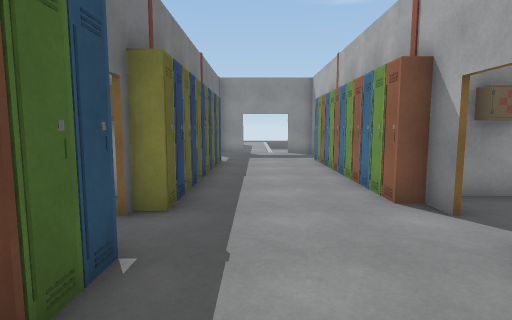
view 1 (above)

20 first-person views from a walk through a scene from a Unity 3-D project. The camera is 1.4 m above the floor, tilts 6° down and sees 80° across. The floor is counted in squares, 1 m on a side. Each view is taken from the middle of a square. On the plan, view 1 faces up. The plan holds only what a view shows up to about 14 squares ahead; the rest is blank. The place goes on beyond the plan. Door leaves are left out, so doorways stand open.

view 2
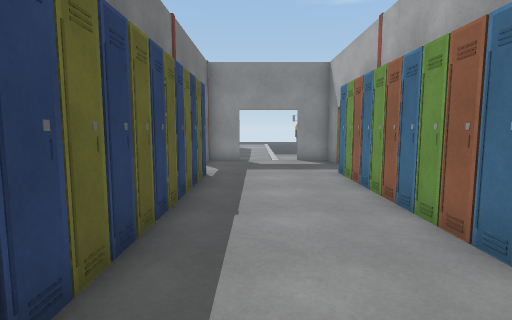

view 3
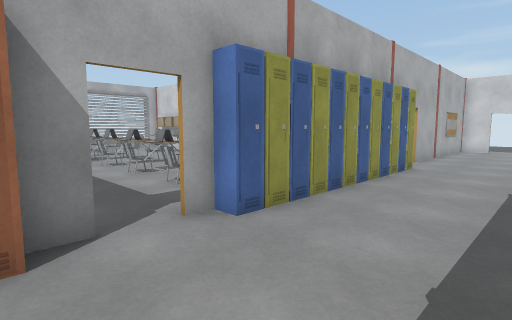

view 4
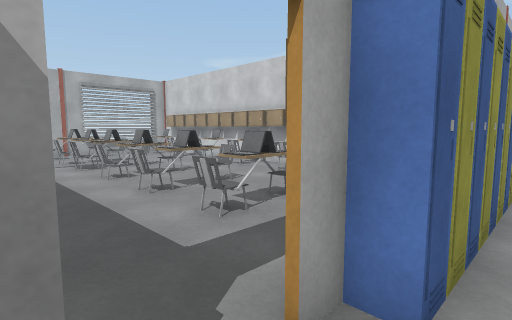

view 5
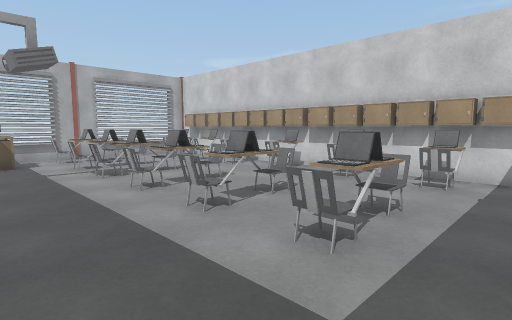

view 6
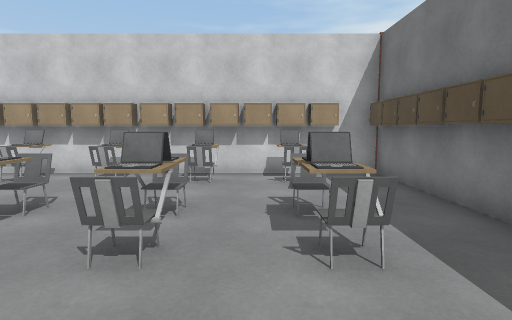

view 7
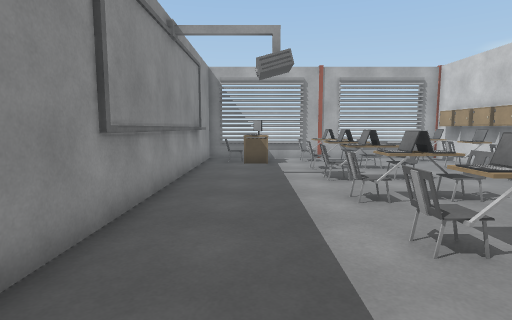

view 8
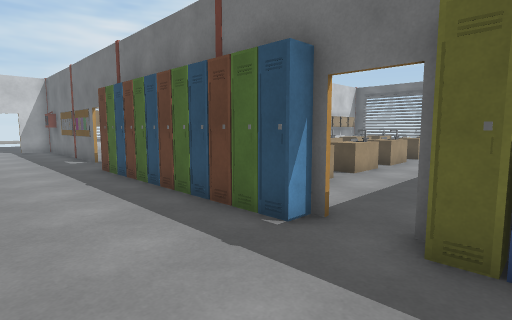

view 9
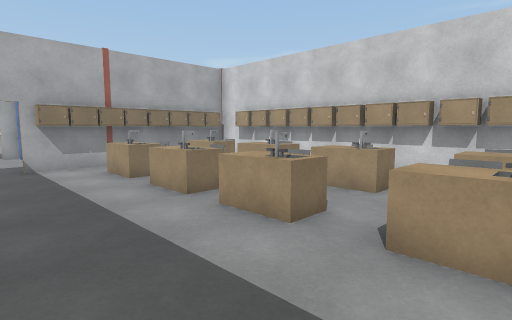

view 10
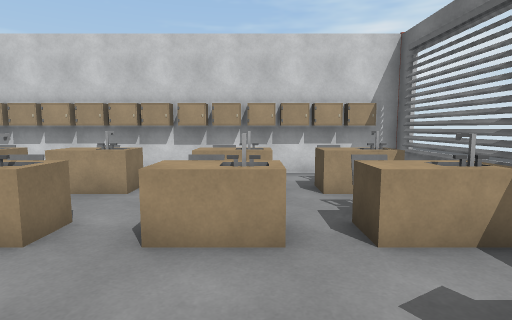

view 11
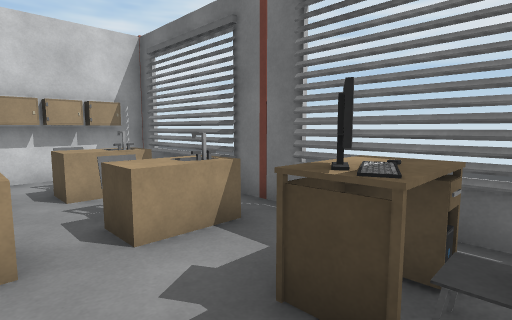

view 12
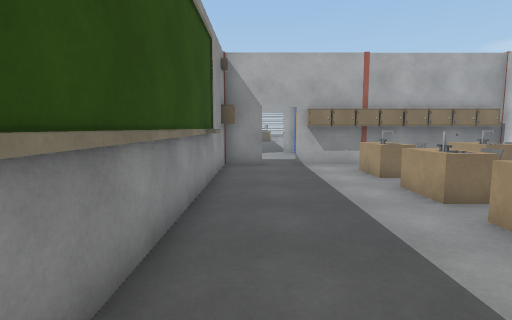

view 13
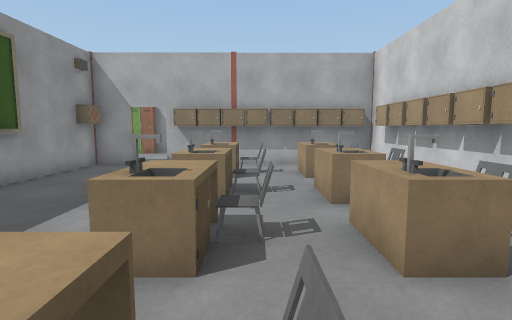

view 14
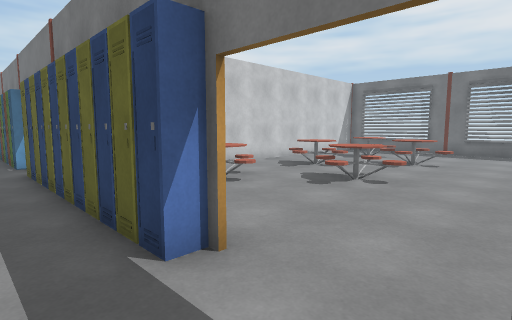

view 15
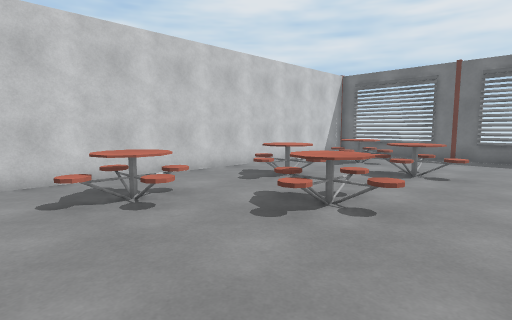

view 16
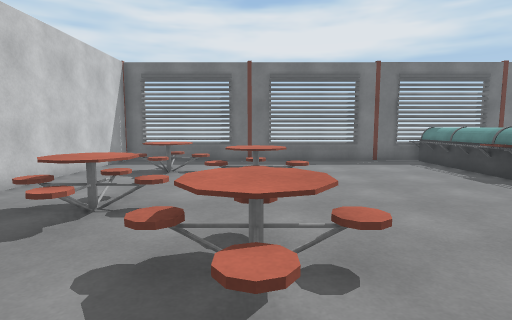

view 17
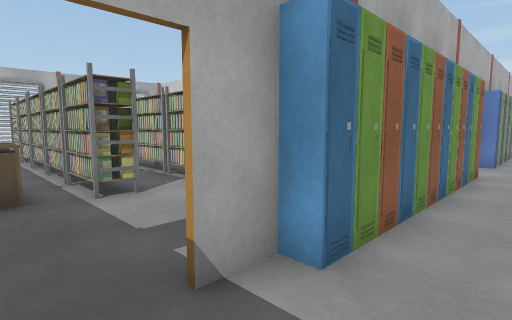

view 18
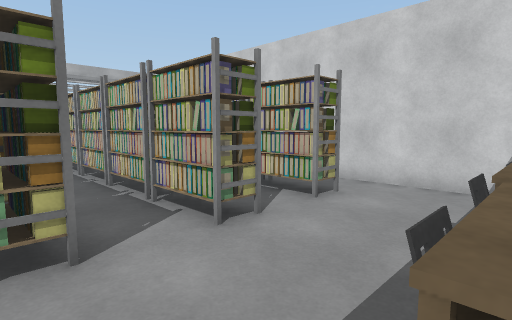

view 19
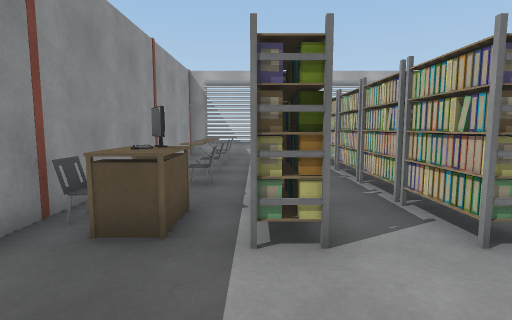

view 20
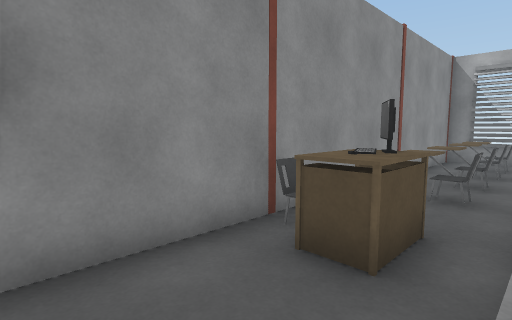

### Floor plan
Points are (right, up) in squares from view 1. A wall is a line through its corners. A room is listed if a view was taken in it or the views show most of it. See-through windows are left out.
Room 1 (views 1, 2, 3, 4, 5, 6, 7, 8, 9, 10, 11, 12, 13, 14, 15, 16, 17, 18, 19, 20)
walls: (-3.5, 6.2) (-12.8, 6.2); (3.2, 4.8) (3.2, 5.6); (-6.2, 5.9) (-7.4, 5.9); (5.4, 6.3) (8.6, 6.3); (3.2, 13.5) (3.2, 14.6); (3.2, 15.9) (3.2, 17.3) (1.8, 17.3); (-0.6, 17.3) (-2.1, 17.3) (-2.1, 15.9); (3.5, -4.4) (16.5, -4.4); (-15.5, 6.3) (-3.6, 6.3); (-18.3, 8.1) (-18.3, 6.5); (16.5, 6.2) (7.5, 6.2); (-18.3, 2) (-18.3, -0.1); (-15.5, -4.4) (-3.5, -4.4); (-18.3, -2) (-18.3, -3.5); (-18.3, 17.5) (-18.3, 8.2); (16.5, 17.3) (5.4, 17.3)
low walls: (-18.3, 4.8) (-18.3, 4.1)
ways out: open door at (-2, -6.5); open door at (-2, 15); open door at (0.5, 17); open door at (3, -6.5); open door at (3, 4); open door at (3, 15.5)
objects: table (-17, -2) to (-16, -2); table (-17, 1) to (-16, 1); table (-17, 4); other object (-16, -4); other object (-16, -3); chair (-16, 0); computer (-16, 4); chair (-16, 5); table (-16, 8) to (-14, 10); other object (-15, -4); other object (-14, -4); table (-14, -2) to (-13, -2); table (-14, 1) to (-13, 1); table (-14, 11) to (-11, 13); other object (-13, -4); other object (-13, -3); chair (-13, 0); other object (-12, -4); other object (-11, -4); table (-11, -2) to (-10, -2); table (-11, 1) to (-10, 1); table (-11, 8) to (-9, 10); other object (-10, -4); chair (-10, -3); chair (-10, 0); other object (-9, -4); table (-9, 11) to (-7, 13); other object (-8, -4); table (-8, -2) to (-7, -2); table (-8, 1) to (-7, 1); other object (-7, -4); chair (-7, -3); table (-7, 8) to (-4, 10); other object (-6, -4); other object (-5, -4); table (-5, -2) to (-4, -2); table (-5, 1) to (-4, 1); other object (-4, -4); other object (-4, -3); other object (-4, 0); other object (-3, -8) to (-2, -8); other object (-3, 6); other object (-2, -5); other object (-2, -4); other object (-2, -3); other object (-2, -2); other object (-2, -1); other object (-2, 0); other object (-2, 1); other object (-2, 2); other object (-2, 3); other object (-2, 5); other object (-2, 6); other object (-2, 7); other object (-2, 8); other object (-2, 9); other object (-2, 10); other object (-2, 11); other object (-2, 12); other object (-2, 13); other object (-1, 0); other object (3, -5); other object (3, -4); other object (3, -3); other object (3, -2); other object (3, -1); other object (3, 0); other object (3, 1); other object (3, 2); other object (3, 2) to (4, 3); other object (3, 6); other object (3, 7); other object (3, 8); other object (3, 9); other object (3, 10); other object (3, 11); other object (3, 12); other object (3, 13); other object (4, -4); other object (4, -3); other object (4, -2); other object (4, -1); other object (4, 0); other object (4, 1); chair (4, 11); chair (4, 12); table (4, 13); other object (5, -4); other object (6, -4); chair (6, -3); chair (6, 0); laptop (6, 1); chair (6, 2); other object (7, -4); other object (8, -4); chair (8, -3) to (9, -3); laptop (8, 1) to (9, 1); chair (8, 2) to (9, 2); rack (8, 8) to (9, 9); rack (8, 11) to (9, 11); rack (8, 13) to (9, 14); table (8, 15); other object (8, 16) to (9, 16); other object (9, -4); computer (9, 15); chair (9, 17); other object (10, -4); other object (10, 8) to (10, 9); rack (10, 11) to (12, 11); rack (10, 13) to (12, 14); other object (11, -4); chair (11, -3); laptop (11, 1); chair (11, 2); chair (11, 15) to (12, 16); other object (12, -4); chair (12, 1); other object (13, -4); chair (13, -3); laptop (13, 0); chair (13, 1) to (14, 2); rack (13, 11) to (14, 11); rack (13, 13) to (14, 14); chair (13, 16) to (14, 16); other object (14, -4); other object (15, -4); chair (15, -3) to (16, -3); chair (15, 0); rack (15, 11); rack (15, 13) to (15, 14); chair (15, 15) to (16, 16); other object (16, -4); other object (16, 0); chair (16, 1) to (16, 2); other object (16, 13) to (16, 14)

Where each view was taken, in squares from view 1:
view 1: 0 up, 0 right, facing up
view 2: 4 up, 0 right, facing up
view 3: 6 up, 1 left, facing down-right
view 4: 5 up, 2 right, facing down-right
view 5: 5 up, 4 right, facing down-right
view 6: 5 up, 7 right, facing down
view 7: 4 up, 5 right, facing right
view 8: 6 up, 2 right, facing down-left
view 9: 5 up, 14 left, facing down-right
view 10: 5 up, 14 left, facing down
view 11: 5 up, 14 left, facing down-left
view 12: 5 up, 14 left, facing right
view 13: 0 up, 14 left, facing right
view 14: 16 up, 0 right, facing down-left
view 15: 15 up, 3 left, facing down-left
view 16: 12 up, 5 left, facing left
view 17: 16 up, 1 right, facing down-right
view 18: 14 up, 4 right, facing down-right
view 19: 14 up, 4 right, facing right
view 20: 14 up, 5 right, facing up-right
